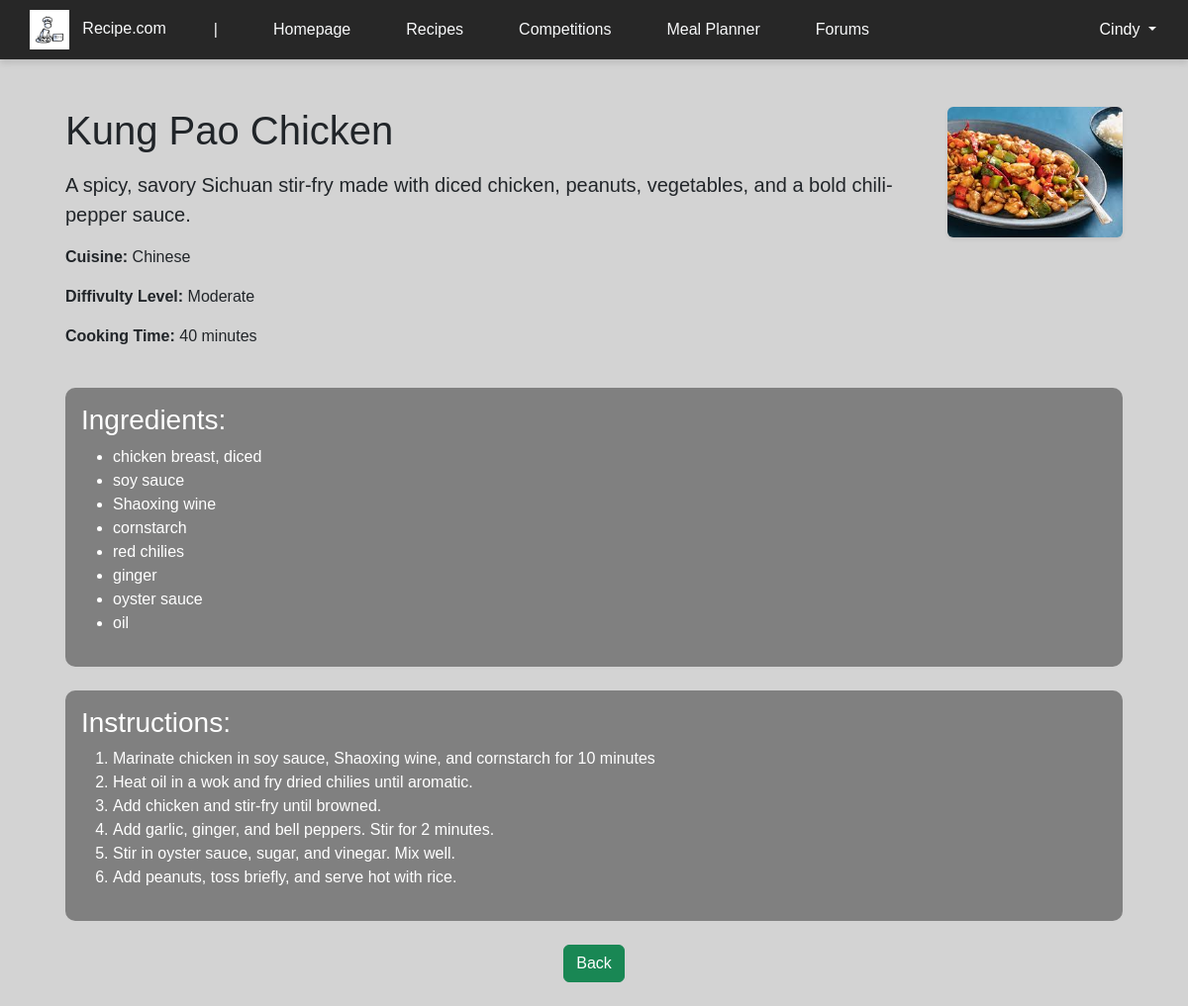
The page /view/view_own_recipe?recipe_id=4 (signed in) on the database its author committed.
### tables this page shows
CREATE TABLE `recipe` (
  `recipe_id` int(10) NOT NULL,
  `user_id` int(10) NOT NULL,
  `title` text NOT NULL,
  `description` text NOT NULL,
  `images` text NOT NULL,
  `cuisine` varchar(10) NOT NULL,
  `difficulty` int(1) NOT NULL,
  `cooking_time` int(3) NOT NULL,
  `created_time` datetime NOT NULL
);

### controller/recipe_controller.php (called while the page is built, shortened)
<?php
require_once '../model/recipe_model.php';
class RecipeController {
    private $recipeModel;
    public function __construct($db) {
        $this->recipeModel = new Recipe($db);
    }
    public function getOwnRecipeInfo($recipe_id, $user_id) {
        return $this->recipeModel->getOwnRecipeInfo($recipe_id, $user_id);
    }
}
?>

### model/recipe_model.php (called while the page is built, shortened)
<?php
class Recipe {
    private $conn;
    public function __construct($db) {
        $this->conn = $db;
    }
    public function getOwnRecipeInfo($recipe_id, $user_id) {
        $sql = "SELECT * FROM recipe WHERE recipe_id = ?";
        $stmt = $this->conn->prepare($sql);
        $stmt->bind_param("i", $recipe_id);
        $stmt->execute();
        $result = $stmt->get_result();
        $recipe = $result->fetch_assoc();
        $stmt_ingredients = $this->conn->prepare("SELECT * FROM ingredients WHERE recipe_id = ?");
        $stmt_ingredients->bind_param("i", $recipe_id);
        $stmt_ingredients->execute();
        $ingredients_result = $stmt_ingredients->get_result();
        while ($row = $ingredients_result->fetch_assoc()) {
            $ingredients[] = $row['material'];
        }
        $stmt_steps = $this->conn->prepare("SELECT * FROM steps WHERE recipe_id = ? ORDER BY step_number ASC");
        $stmt_steps->bind_param("i", $recipe_id);
        $stmt_steps->execute();
        $steps_result = $stmt_steps->get_result();
        while ($row = $steps_result->fetch_assoc()) {
            $steps[] = $row['instruction'];
        }
        $recipe['ingredients'] = $ingredients;
        $recipe['steps'] = $steps;
        return $recipe;
    }
}
?>

### view/view_own_recipe.php (the view, shortened to what this page needs)
<?php
require '../config/db_connection.php';
include '../controller/recipe_controller.php';
$recipeController = new RecipeController($conn);
$recipe_id = intval($_GET['recipe_id']);
$user_id = $_SESSION['user_id'];
$recipe = $recipeController->getOwnRecipeInfo($recipe_id, $user_id);
?>
<!DOCTYPE html>
<html lang="en">
<head>
    <link rel="stylesheet" href="../assets/css/header.css">
    <link rel="stylesheet" href="../assets/css/styles.css">
    <link href="https://cdn.jsdelivr.net/npm/bootstrap@5.3.3/dist/css/bootstrap.min.css" rel="stylesheet">
</head>
<body>
    <?php include '../includes/header.php'; ?>
    <div class="container mt-4">
        <div class="p-4">
            <div class="d-flex align-items-start justify-content-between gap-4">
                <div>
                    <h1 class="mb-3"><?php echo htmlspecialchars($recipe['title']); ?></h1>
                    <p class="lead">
                        <?php echo nl2br(htmlspecialchars($recipe['description'])); ?>
                    </p>
                    <p><strong>Cuisine:</strong> <?php echo htmlspecialchars($recipe['cuisine']); ?></p>
                    <p><strong>Diffivulty Level:</strong>
                    <?php
                    $difficulty_labels = [
                    1 => "Beginner-Friendly",
                    2 => "Easy ",
                    3 => "Moderate ",
                    4 => "Challenging",
                    5 => "Expert-Level"
                    ];
                    $difficulty = htmlspecialchars($recipe['difficulty']);
                    echo isset($difficulty_labels[$difficulty]) ? $difficulty_labels[$difficulty] : "-";?></p>
                    <p><strong>Cooking Time:</strong>
                    <?php
                    $cookingTime = (int) $recipe['cooking_time'];
                    if ($cookingTime >= 60) {
                        $hours = floor($cookingTime / 60);
                        $minutes = $cookingTime % 60;
                        if ($minutes > 0) {
                            $formattedTime = "{$hours} hours {$minutes} minutes";
                        } else {
                            $formattedTime = "{$hours} hours";
                        }
                    } else {
                        $formattedTime = "{$cookingTime} minutes";
                    }
                    echo htmlspecialchars($formattedTime); ?></p>
                </div>
                <?php if (!empty($recipe['images'])): ?>
                    <div class="ms-3">
                        <img src="../uploads/recipes/<?php echo htmlspecialchars($recipe['images']); ?>"
                             alt="<?php echo htmlspecialchars($recipe['title']); ?>"
                             class="rounded shadow-sm img-fluid" style="width: 200px; height: auto; object-fit: cover;">
                    </div>
                <?php endif; ?>
            </div>
            <div class="p-3 mt-4" style="background-color: grey; color: white; border-radius: 10px;">
                <h3>Ingredients:</h3>
                <ul>
                    <?php foreach ($recipe['ingredients'] as $ingredient): ?>
                        <li><?php echo htmlspecialchars($ingredient); ?></li>
                    <?php endforeach; ?>
                </ul>
            </div>
            <div class="p-3 mt-4" style="background-color: grey; color: white; border-radius: 10px;">
                <h3>Instructions:</h3>
                <ol>
                    <?php foreach ($recipe['steps'] as $step): ?>
                        <li><?php echo htmlspecialchars($step); ?></li>
                    <?php endforeach; ?>
                </ol>
            </div>
            <div class="text-center mt-4" >
                <a href="profile.php" class="btn btn-success">Back</a>
            </div>
        </div>
    </div>
</body>
</html>

### assets/css/styles.css (style rules this page uses)
* { font-family: 'Georgia', sans-serif; }
body { background-color: #d3d3d3 !important; }

### rows shown on the page
recipe: title "Kung Pao Chicken", description "A spicy, savory Sichuan stir-fry made with diced chicken, peanuts, vegetables, and a bold chili-pepper sauce.", cuisine "Chinese", difficulty "Moderate", cooking_time "40 minutes", images (picture)

### other values the page prints
$_SESSION['username'] "Cindy"
$ingredient "chicken breast, diced"
$ingredient "soy sauce"
$ingredient "Shaoxing wine"
$ingredient "cornstarch"
$ingredient "red chilies"
$ingredient "ginger"
$ingredient "oyster sauce"
$ingredient "oil"
$step "Marinate chicken in soy sauce, Shaoxing wine, and cornstarch for 10 minutes"
$step "Heat oil in a wok and fry dried chilies until aromatic."
$step "Add chicken and stir-fry until browned."
$step "Add garlic, ginger, and bell peppers. Stir for 2 minutes."
$step "Stir in oyster sauce, sugar, and vinegar. Mix well."
$step "Add peanuts, toss briefly, and serve hot with rice."
